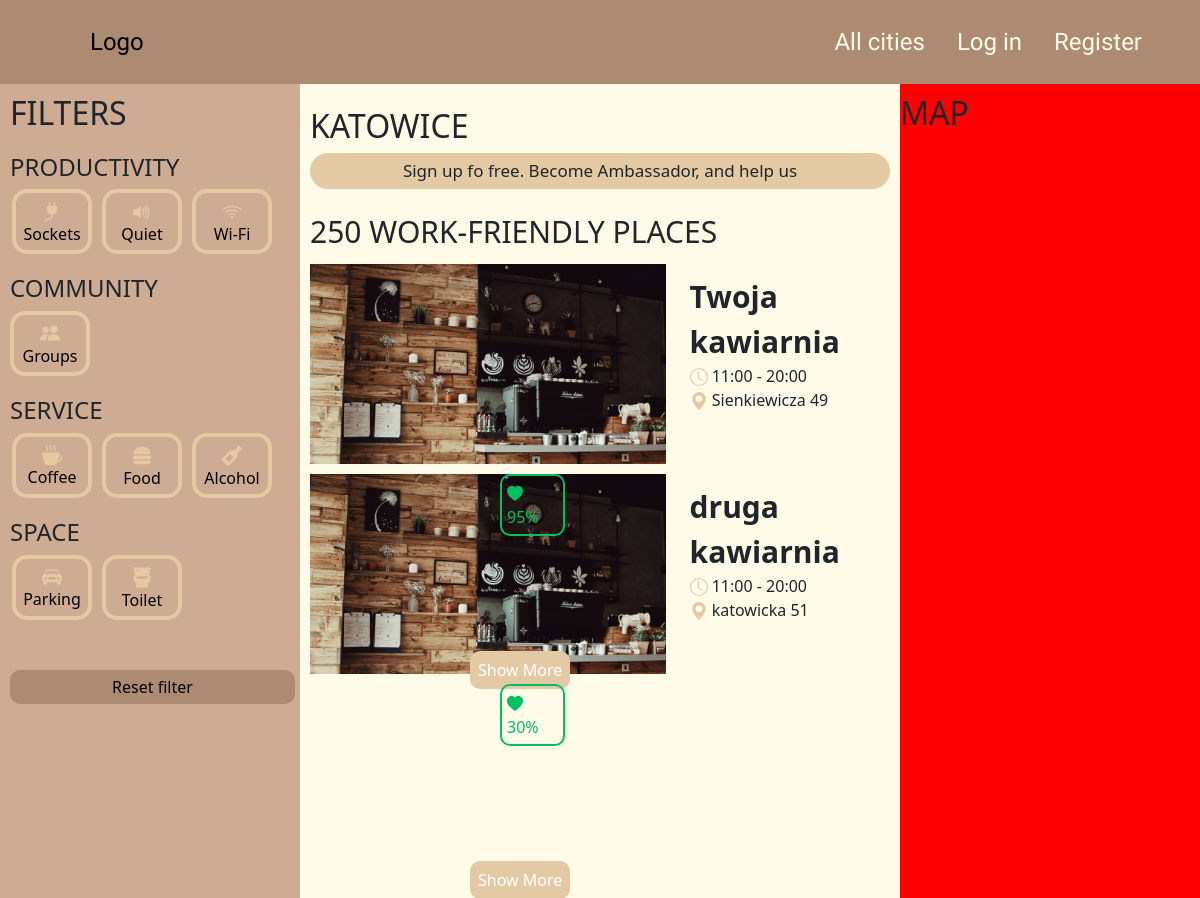
Before: / with the older database file.
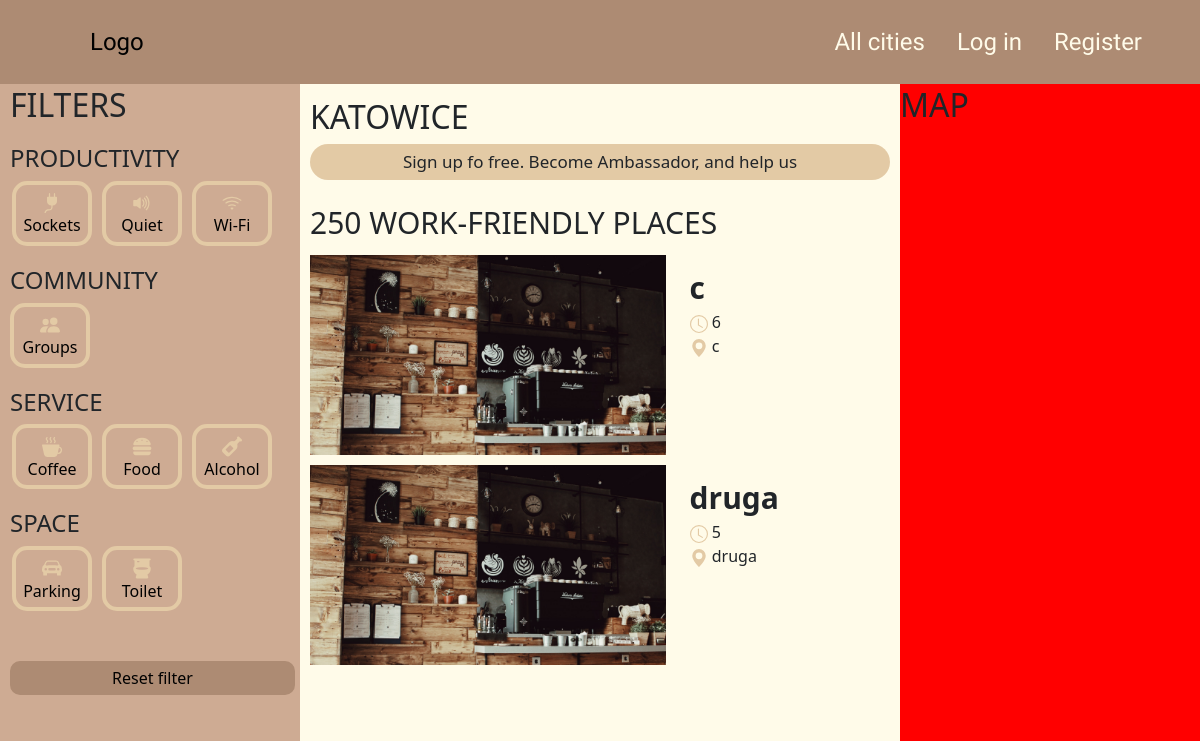
After: the same page with the newer database file.
### main.py (models this page shows)
class Cafe(db.Model):
    __tablename__ = 'cafe'
    id = db.Column(db.Integer, primary_key=True)
    name = db.Column(db.String(250), unique=True, nullable=False)
    localization = db.Column(db.String(250), nullable=False)
    image = db.Column(db.String(250), nullable=False)
    rating = db.Column(db.Integer, nullable=False)
    has_sockets = db.Column(db.Integer, nullable=False)
    quiet = db.Column(db.Integer, nullable=False)
    wifi = db.Column(db.Integer, nullable=False)
    groups = db.Column(db.Integer, nullable=False)
    coffee = db.Column(db.Integer, nullable=False)
    food = db.Column(db.Integer, nullable=False)
    alcohol = db.Column(db.Integer, nullable=False)
    parking = db.Column(db.Integer, nullable=False)
    toilet = db.Column(db.Integer, nullable=False)
    cafe = relationship('Cafe_hours', back_populates='cafe')
    user_cafe = relationship('UsersLiked', back_populates='particular_cafe')

class Cafe_hours(db.Model):
    id = db.Column(db.Integer, primary_key=True)
    mon = db.Column(db.String(250), nullable=False)
    tue = db.Column(db.String(250), nullable=False)
    wed = db.Column(db.String(250), nullable=False)
    thu = db.Column(db.String(250), nullable=False)
    fri = db.Column(db.String(250), nullable=False)
    sat = db.Column(db.String(250), nullable=False)
    sun = db.Column(db.String(250), nullable=False)
    cafe_id = db.Column(db.Integer, db.ForeignKey('cafe.id'))
    cafe = relationship("Cafe", back_populates='cafe')

### main.py (the view)
@app.route('/')
def home():
    global FILTERS
    if not FILTERS or FILTERS == 'reset':
        all_cafes = db.session.scalars(db.select(Cafe)).all()
    elif FILTERS == 'liked' and current_user.is_authenticated:
        all_cafes = db.session.scalars(db.select(Cafe).join(UsersLiked).where(UsersLiked.user_id == current_user.id)).all()
    if FILTERS == 'sockets':
        all_cafes = db.session.scalars(db.select(Cafe).order_by(Cafe.has_sockets.desc())).all()
    if FILTERS == 'quiet':
        all_cafes = db.session.scalars(db.select(Cafe).order_by(Cafe.quiet.desc())).all()
    if FILTERS == 'wifi':
        all_cafes = db.session.scalars(db.select(Cafe).order_by(Cafe.wifi.desc())).all()
    if FILTERS == 'groups':
        all_cafes = db.session.scalars(db.select(Cafe).order_by(Cafe.groups.desc())).all()
    if FILTERS == 'coffee':
        all_cafes = db.session.scalars(db.select(Cafe).order_by(Cafe.coffee.desc())).all()
    if FILTERS == 'food':
        all_cafes = db.session.scalars(db.select(Cafe).order_by(Cafe.food.desc())).all()
    if FILTERS == 'alcohol':
        all_cafes = db.session.scalars(db.select(Cafe).order_by(Cafe.alcohol.desc())).all()
    if FILTERS == 'parking':
        all_cafes = db.session.scalars(db.select(Cafe).order_by(Cafe.parking.desc())).all()
    if FILTERS == 'toilet':
        all_cafes = db.session.scalars(db.select(Cafe).order_by(Cafe.toilet.desc())).all()
    return render_template('index.html', all_cafes=all_cafes, filter=FILTERS, today=today, user=current_user,
                           logged_in=current_user.is_authenticated)

### templates/index.html (shortened to what this page needs)
<!DOCTYPE html>
<html lang="en">
<head>
    <link href="https://cdn.jsdelivr.net/npm/bootstrap@5.3.0/dist/css/bootstrap.min.css" rel="stylesheet">
    <link href="static/style.css" rel="stylesheet"/>
</head>
<body>
    <div class="container-fluid header-background">
      <header class="container d-flex justify-content-center header-font py-3">
        <a href="/" class="d-flex align-items-center mb-3 mb-md-0 me-md-auto link-body-emphasis text-decoration-none">
          <svg class="bi me-2" width="40" height="32"><use xlink:href="#bootstrap"></use></svg>
          <span class="fs-4">Logo</span>
        </a>
        <ul class="nav nav-pills">
          <li class="nav-item"><a href='{{ url_for("log_out")}}' class="nav-link">All cities</a></li>
          {% if not logged_in %}
          <li class="nav-item"><a href="{{ url_for('login') }}" class="nav-link">Log in</a></li>
          <li class="nav-item"><a href="{{ url_for('register') }}" class="nav-link">Register</a></li>
          {% endif %}
        </ul>
      </header>
    </div>
        <div class="col-3 filters-background">
          <h2 class="mt-3">FILTERS</h2>
          <h4>PRODUCTIVITY</h4>
            <div class="row" style="margin-left: 2px;">
              <a href="{{ url_for('filters_manager', types='sockets')}}" class="piece-of-filter">
                <span>
                </span>
                <span>Sockets</span>
              </a>
              <a href="{{ url_for('filters_manager', types='quiet')}}" class="piece-of-filter filter-in-row">
                <span>
                </span>
                <span>Quiet</span>
              </a>
              <a href="{{ url_for('filters_manager', types='wifi')}}" class="piece-of-filter filter-in-row">
                <span>
                </span>
                <span>Wi-Fi</span>
              </a>
            </div>
          <h4>COMMUNITY</h4>
            <a href="{{ url_for('filters_manager', types='groups')}}" class="piece-of-filter">
              <span>
              </span>
              <span>Groups</span>
            </a>
          <h4>SERVICE</h4>
            <div class="row" style="margin-left: 2px;">
              <a href="{{ url_for('filters_manager', types='coffee')}}" class="piece-of-filter">
                <span>
                </span>
                <span>Coffee</span>
              </a>
              <a href="{{ url_for('filters_manager', types='food')}}" class="piece-of-filter filter-in-row">
                <i class="fa-solid fa-burger"></i>
                <span>Food</span>
              </a>
              <a href="{{ url_for('filters_manager', types='alcohol')}}" class="piece-of-filter filter-in-row">
                <i class="fa-solid fa-wine-bottle"></i>
                <span>Alcohol</span>
              </a>
            </div>
          <h4>SPACE</h4>
            <div class="row" style="margin-left: 2px;">
              <a href="{{ url_for('filters_manager', types='parking')}}" class="piece-of-filter">
                <span>
                </span>
                <span>Parking</span>
              </a>
              <a href="{{ url_for('filters_manager', types='toilet')}}" class="piece-of-filter filter-in-row">
                <i class="fa-solid fa-toilet"></i>
                <span>Toilet</span>
              </a>
            </div>
          <a href="{{ url_for('filters_manager', types='reset')}}" class="reset-btn">
            <span>Reset filter</span>
          </a>
        </div>
        <div class="col-6 center">
          <h2 class="mt-3">KATOWICE</h2>
          <div class="sign-up-alert">
            <span>Sign up fo free. Become Ambassador, and help us</span>
          </div>
          <div class="number-of-cafe">
            <span>250 WORK-FRIENDLY PLACES</span>
          </div>
          {% for cafe in all_cafes %}
          <div class="cafe">
            <div class="row">
              <div class="col">
                <img src="static/pexels-afta-putta-gunawan-683039 (1).jpg" style="height: 200px;">
              </div>
              <div class="col cafes-name">
                  <span style="font-size: 30px; font-weight: bold;">{{ cafe.name }}</span><br>
                  <span>
                    <svg xmlns="http://www.w3.org/2000/svg" width="18" height="18" fill="currentColor" class="bi bi-clock" viewBox="0 0 16 16">
                      <path d="M8 3.5a.5.5 0 0 0-1 0V9a.5.5 0 0 0 .252.434l3.5 2a.5.5 0 0 0 .496-.868L8 8.71V3.5z"/>
                      <path d="M8 16A8 8 0 1 0 8 0a8 8 0 0 0 0 16zm7-8A7 7 0 1 1 1 8a7 7 0 0 1 14 0z"/>
                    </svg>
                    {{ cafe.cafe[0][today] }}
                  </span><br>
                  <span>
                    <svg xmlns="http://www.w3.org/2000/svg" width="18" height="18" fill="currentColor" class="bi bi-geo-alt-fill" viewBox="0 0 16 16">
                      <path d="M8 16s6-5.686 6-10A6 6 0 0 0 2 6c0 4.314 6 10 6 10zm0-7a3 3 0 1 1 0-6 3 3 0 0 1 0 6z"/>
                    </svg>
                    {{ cafe.localization }}
                  </span>
              </div>
              <div class="col">
                <div class="rating">
                  <svg xmlns="http://www.w3.org/2000/svg" width="16" height="16" fill="currentColor" class="bi-heart-fill" viewBox="0 0 16 16">
                    <path fill-rule="evenodd" d="M8 1.314C12.438-3.248 23.534 4.735 8 15-7.534 4.736 3.562-3.248 8 1.314z"/>
                  </svg>
                  <span>{{ cafe.rating }}%</span>
                </div>
                <a class="show-more-link" href="{{ url_for('cafe_site', cafe_id=cafe.id) }}">
                  Show More
                </a>
              </div>
            </div>
          </div>
          {% endfor %}
        </div>
        <div class="col-3 map-box">
          <h2 class="mt-3">MAP</h2>
        </div>
</body>
</html>

### static/style.css (style rules this page uses)
* { margin: 0; padding: 0; box-sizing: border-box; }
body { background-color: #FFFBE9; }
.header-background { background-color: #AD8B73; position: fixed; z-index: 10; }
.header-font { font-family: 'Ropa Sans', sans-serif; font-size: 1.5em; }
.nav-link { color: #FFFBE9; }
.filters-background { position: fixed; top: 8.7%; background-color: #CEAB93; min-height: 900px; padding-left: 10px; padding-right: 10px; }
h4 { margin-top: 20px; font-weight: 400; }
.piece-of-filter { width: 80px; height: 65px; border-radius: 15px; border: 4px solid #E3CAA5; cursor: pointer; display: flex; flex-direction: column; align-items: center; justify-content: center; text-decoration: none; color: black; }
.filter-in-row { margin-left: 10px; }
.reset-btn { position: absolute; margin-top: 50px; padding: 5px; width: 95%; color: black; text-decoration: none; background-color: #AD8B73; text-align: center; border-radius: 10px; }
.bi { color: #E3CAA5; }
i { color: #E3CAA5; font-size: 20px; margin-top: 5px; }
.center { position: absolute; top: 9%; left: 25%; height: 400px; padding: 10px; }
.map-box { position: fixed; top: 8.7%; right: 0; min-height: 900px; background-color: red; }
.sign-up-alert { background-color: #E3CAA5; display: flex; align-items: center; justify-content: center; padding: 5px; border-radius: 30px; font-size: 17px; }
.number-of-cafe { margin-top: 20px; font-size: 30px; }
.cafe { height: 200px; margin-top: 10px; }
.cafes-name { margin-top: 10px; }
.rating { position: relative; top: 10px; left: 190px; width: 65px; padding: 5px; color: #00BF63; border: 2px solid #00BF63; border-radius: 10px; }
.show-more-link { position: relative; top: 132px; left: 160px; text-decoration: none; color: white; padding: 8px; background-color: #E3CAA5; border-radius: 10px; }

Changed rows visible on the page:
removed Cafe: name "Twoja kawiarnia", sat "11:00 - 20:00", localization "Sienkiewicza 49", rating "95"
removed Cafe: name "druga kawiarnia", sat "11:00 - 20:00", localization "katowicka 51", rating "30"
added Cafe: name "c", sat "6", localization "c"
added Cafe: name "druga", sat "5", localization "druga"
